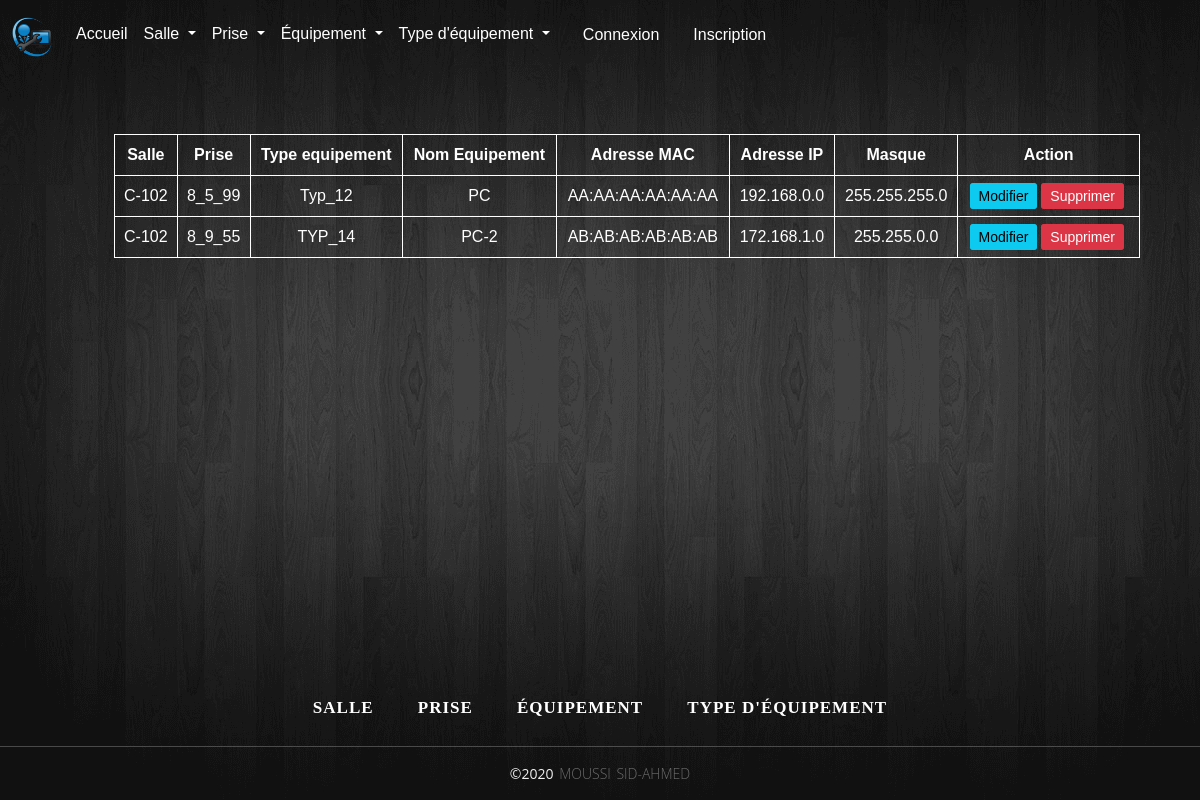
The app's page /view/vues_equipement/afficherEquipement.php with its own data.
### tables this page shows
CREATE TABLE `equipement` (
  `equ_id` smallint(5) UNSIGNED NOT NULL,
  `equ_nom` varchar(20) NOT NULL,
  `equ_adresseMAC` varchar(20) NOT NULL,
  `equ_adresseIP` varchar(15) NOT NULL,
  `equ_masque` varchar(15) NOT NULL,
  `equ_typId` smallint(5) UNSIGNED NOT NULL,
  `equ_priId` smallint(5) UNSIGNED NOT NULL,
  `equ_salId` smallint(5) UNSIGNED NOT NULL
);

CREATE TABLE `salle` (
  `sal_id` smallint(5) UNSIGNED NOT NULL,
  `sal_numero` varchar(20) NOT NULL
);

CREATE TABLE `prise` (
  `pri_id` smallint(5) UNSIGNED NOT NULL,
  `pri_reference` varchar(40) NOT NULL,
  `pri_salId` smallint(5) UNSIGNED NOT NULL
);

CREATE TABLE `equipement_type` (
  `typ_id` smallint(5) UNSIGNED NOT NULL,
  `typ_nom` varchar(20) NOT NULL
);

### view/vues_equipement/afficherEquipement.php (the view, shortened to what this page needs)
<?php include "../../modele/variables/variables.php" ?>
<!DOCTYPE html>
<html lang="fr">
<head>
   <link href="https://cdn.jsdelivr.net/npm/bootstrap@5.0.2/dist/css/bootstrap.min.css" rel="stylesheet">
   <link rel="stylesheet" href="../../css/Equipement/table.css">
   <link rel="stylesheet" href="../../css/Action/bouton.css">
   <link rel="stylesheet" href="../../css/style.css">
</head>
<body>
   <?php include '../header.php'; ?>
   <?php
   echo "<div class='container mt-5 ms-0'>\n";
   echo "<div class='table-responsive'>\n";
   echo "<table class='table'>\n";
   echo "<thead>";
   echo "<tr>";
   echo "<th>Salle</th>";
   echo "<th>Prise</th>";
   echo "<th>Type equipement</th>";
   echo "<th>Nom Equipement</th>";
   echo "<th>Adresse MAC</th>";
   echo "<th>Adresse IP</th>";
   echo "<th>Masque</th>";
   echo "<th>Action</th>";
   echo "</tr>\n";
   echo "</thead>\n";
   echo "<tbody>\n";
   try {
      $conn = new PDO("mysql:host=$host;dbname=$dbname", $user, $password);
      $conn->setAttribute(PDO::ATTR_ERRMODE, PDO::ERRMODE_EXCEPTION);
      $stmt = $conn->prepare("SELECT equ_id, equ_nom, equ_adresseMAC, equ_adresseIP,equ_masque, typ_nom, pri_reference,sal_numero FROM equipement
 INNER JOIN equipement_Type ON (equ_typId = typ_id)
 INNER JOIN prise ON (equ_priId = pri_id)
 INNER JOIN salle ON (equ_salId = sal_id) ");
      $stmt->execute();
      while ($row = $stmt->fetch(PDO::FETCH_ASSOC)) {
         echo "<tr>";
         echo "<td>"  . $row['sal_numero'] . "</td>\n";
         echo "<td>"  . $row['pri_reference'] . "</td>\n";
         echo "<td>"  . $row['typ_nom'] . "</td>\n";
         echo "<td>"  . $row['equ_nom'] . "</td>\n";
         echo "<td>"  . $row['equ_adresseMAC'] . "</td>\n";
         echo "<td>" . $row['equ_adresseIP'] . "</td>\n";
         echo "<td>" . $row['equ_masque'] . "</td>\n";
         echo "<td>";
         echo "<a href='/Gestion_equipements/modele/equipement/Modifier/modifierEquipement.php?id=" . $row['equ_id'] . "' class='btn btn-info btn-sm btn-custom'>Modifier</a>";
         echo "<a href='/Gestion_equipements/modele/equipement/Supprimer/SupprimerEquipementBD.php?id=" . $row['equ_id'] . "'class='btn btn-danger btn-sm btn-custom'>Supprimer</a>";
         echo "</td>";
         echo "</tr>";
      }
   } catch (PDOException $e) {
      echo "<p>Echec de l'affichage :" . $e->getMessage() . "</p>\n";
   }
   echo "</tbody>\n</table>\n</div>\n";
   ?>
   <?php include '../footer.php'; ?>
</body>
</html>

### view/header.php (shortened to what this page needs)
<?php
$message = "";
$inscrip = "";
if (isset($_SESSION['login'])) {
  $ajout_salle = "<a class='dropdown-item text-white' href='/Gestion_equipements/modele/salle/Ajouter/InsererSalle.php'>Ajouter une salle</a>";
  $ajout_prise = "<a class='dropdown-item text-white' href='/Gestion_equipements/modele/prise/Ajouter/insererPrise.php'>Ajouter une prise</a>";
  $ajout_equipement = "<a class='dropdown-item text-white' href='/Gestion_equipements/modele/equipement/Ajouter/insererEquipement.php'>Ajouter un équipement</a>";
  $ajout_type_equipement = "<a class='dropdown-item text-white' href='/Gestion_equipements/modele/typeEquipement/Ajouter/insererTypeEquipement.php'>Ajouter un type d'équipement</a>";
  $sep = "<hr class='dropdown-divider'>";
  $message = "<a class='nav-link active btn ms-3' aria-current='page' href='/Gestion_equipements/modele/deconnexion/deconnexion.php'>Déconnexion</a>";
} else {
  $message = "<a class='nav-link active btn  ms-3' aria-current='page' href='/Gestion_equipements/view/connexion/connexion.php'>Connexion</a>";
  $inscrip = "<a class='nav-link active btn  ms-3' aria-current='page' href='/Gestion_equipements/view/inscription/inscription.php'>Inscription</a>";
}
?>
<nav class="navbar navbar-expand-lg navbar-dark">
  <div class="container-fluid">
    <a class="navbar-brand" href="#">
      <img src='/Gestion_equipements/assets/img/logo.png' alt="Logo" height="40" class="d-inline-block align-text-top">
    </a>
    <div class="collapse navbar-collapse" id="navbarSupportedContent">
      <ul class="navbar-nav me-auto mb-2 mb-lg-0">
        <li class="nav-item">
          <a class="nav-link active" aria-current="page" href="/Gestion_equipements/index.php">Accueil</a>
        </li>
        <li class="nav-item dropdown">
          <a class="nav-link active dropdown-toggle" id="navbarDropdown" role="button" data-bs-toggle="dropdown" aria-expanded="false">
            Salle
          </a>
        </li>
        <li class="nav-item dropdown">
          <a class="nav-link active dropdown-toggle" href="#" id="navbarDropdown" role="button" data-bs-toggle="dropdown" aria-expanded="false">
            Prise
          </a>
        </li>
        <li class="nav-item dropdown">
          <a class="nav-link active dropdown-toggle" href="#" id="navbarDropdown" role="button" data-bs-toggle="dropdown" aria-expanded="false">
            Équipement
          </a>
        </li>
        <li class="nav-item dropdown">
          <a class="nav-link active dropdown-toggle" href="#" id="navbarDropdown" role="button" data-bs-toggle="dropdown" aria-expanded="false">
            Type d'équipement
          </a>
        </li>
        <li class="nav-item"><?php echo $message; ?></li>
        <li class="nav-item"><?php echo $inscrip; ?></li>
      </ul>
    </div>
  </div>
</nav>

### view/footer.php
<footer>
    <div class="footer-bottom">
        <div class="footer-nav">
            <ul>
                <li><a href="/Gestion_equipements/view/vues_salle/afficherSalle.php">Salle</a></li>
                <li><a href="/Gestion_equipements/view/vues_prise/afficherPrise.php">Prise</a></li>
                <li><a href="/Gestion_equipements/view/vues_equipement/afficherEquipement.php">Équipement</a></li>
                <li><a href="/Gestion_equipements/view/vues_type_equipement/affichertypeEquipement.php">Type d'équipement</a></li>
            </ul>
        </div>
        <hr />
        <p>&copy;2020 <span>Moussi Sid-Ahmed</span></p>
    </div>
</footer>

### css/Equipement/table.css (style rules this page uses)
.container { padding: 1rem 0rem; }
.table-responsive { overflow-x: hidden; margin-left: 10%; }
.table { margin: 0 auto; }
th,td { border: 1px solid white; color: white; text-align: center; }

### css/Action/bouton.css (style rules this page uses)
.btn-custom { margin-right: 4px; }
@media (min-width: 768px) { .btn-custom { display: inline; } }

### css/style.css (style rules this page uses)
body { margin: 0; font-family: Helvetica, sans-serif; background-image: url(../assets/img/sobre.png); }
footer { position: absolute; bottom: 0; width: 100%; font-family: "Open Sans"; color: #EEE; }
.footer-bottom { text-align: center; }
.footer-bottom p { font-size: 14px; word-spacing: 2px; text-transform: capitalize; }
.footer-bottom span { text-transform: uppercase; opacity: 0.4; font-weight: 200; }
.footer-nav { width: 100%; height: auto; margin: 25px auto 0; }
.footer-nav ul { margin: 0; padding: 0; text-align: center; }
.footer-nav ul li { display: inline-block; margin: 10px 20px; }
.footer-nav ul li a { text-decoration: none; outline: none; font-family: 'Roboto Slab', serif; font-size: 17px; color: #fff; font-weight: bold; text-transform: uppercase; letter-spacing: 1px; }

### records on screen
equipement: equ_salId.sal_numero "C-102", equ_priId.pri_reference "8_5_99", equ_typId.typ_nom "Typ_12", equ_nom "PC", equ_adresseMAC "AA:AA:AA:AA:AA:AA", equ_adresseIP "192.168.0.0", equ_masque "255.255.255.0"
equipement: equ_salId.sal_numero "C-102", equ_priId.pri_reference "8_9_55", equ_typId.typ_nom "TYP_14", equ_nom "PC-2", equ_adresseMAC "AB:AB:AB:AB:AB:AB", equ_adresseIP "172.168.1.0", equ_masque "255.255.0.0"
